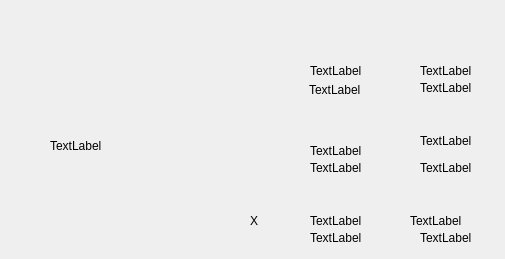
<?xml version="1.0" encoding="UTF-8"?>
<ui version="4.0">
 <class>Form</class>
 <widget class="QWidget" name="Form">
  <property name="geometry">
   <rect>
    <x>0</x>
    <y>0</y>
    <width>505</width>
    <height>259</height>
   </rect>
  </property>
  <property name="windowTitle">
   <string>Form</string>
  </property>
  <widget class="QLabel" name="fond">
   <property name="geometry">
    <rect>
     <x>0</x>
     <y>-60</y>
     <width>511</width>
     <height>441</height>
    </rect>
   </property>
   <property name="text">
    <string/>
   </property>
   <property name="pixmap">
    <pixmap>../../../Downloads/Untitled design (11).png</pixmap>
   </property>
   <property name="scaledContents">
    <bool>true</bool>
   </property>
  </widget>
  <widget class="QLabel" name="pok_pv_1">
   <property name="geometry">
    <rect>
     <x>309</x>
     <y>80</y>
     <width>71</width>
     <height>20</height>
    </rect>
   </property>
   <property name="text">
    <string>TextLabel</string>
   </property>
  </widget>
  <widget class="QLabel" name="pok_pv_2">
   <property name="geometry">
    <rect>
     <x>420</x>
     <y>80</y>
     <width>60</width>
     <height>16</height>
    </rect>
   </property>
   <property name="text">
    <string>TextLabel</string>
   </property>
  </widget>
  <widget class="QLabel" name="pok_pv_3">
   <property name="geometry">
    <rect>
     <x>310</x>
     <y>160</y>
     <width>60</width>
     <height>16</height>
    </rect>
   </property>
   <property name="text">
    <string>TextLabel</string>
   </property>
  </widget>
  <widget class="QLabel" name="pok_pv_4">
   <property name="geometry">
    <rect>
     <x>420</x>
     <y>160</y>
     <width>60</width>
     <height>16</height>
    </rect>
   </property>
   <property name="text">
    <string>TextLabel</string>
   </property>
  </widget>
  <widget class="QLabel" name="pok_pv_5">
   <property name="geometry">
    <rect>
     <x>310</x>
     <y>230</y>
     <width>60</width>
     <height>16</height>
    </rect>
   </property>
   <property name="text">
    <string>TextLabel</string>
   </property>
  </widget>
  <widget class="QLabel" name="pok_pv_6">
   <property name="geometry">
    <rect>
     <x>420</x>
     <y>230</y>
     <width>60</width>
     <height>16</height>
    </rect>
   </property>
   <property name="text">
    <string>TextLabel</string>
   </property>
  </widget>
  <widget class="QLabel" name="poke_img_1">
   <property name="geometry">
    <rect>
     <x>310</x>
     <y>40</y>
     <width>71</width>
     <height>61</height>
    </rect>
   </property>
   <property name="text">
    <string>TextLabel</string>
   </property>
  </widget>
  <widget class="QLabel" name="poke_img_2">
   <property name="geometry">
    <rect>
     <x>420</x>
     <y>40</y>
     <width>71</width>
     <height>61</height>
    </rect>
   </property>
   <property name="text">
    <string>TextLabel</string>
   </property>
  </widget>
  <widget class="QLabel" name="poke_img_3">
   <property name="geometry">
    <rect>
     <x>310</x>
     <y>120</y>
     <width>71</width>
     <height>61</height>
    </rect>
   </property>
   <property name="text">
    <string>TextLabel</string>
   </property>
  </widget>
  <widget class="QLabel" name="poke_img_4">
   <property name="geometry">
    <rect>
     <x>420</x>
     <y>110</y>
     <width>71</width>
     <height>61</height>
    </rect>
   </property>
   <property name="text">
    <string>TextLabel</string>
   </property>
  </widget>
  <widget class="QLabel" name="poke_img_5">
   <property name="geometry">
    <rect>
     <x>310</x>
     <y>190</y>
     <width>71</width>
     <height>61</height>
    </rect>
   </property>
   <property name="text">
    <string>TextLabel</string>
   </property>
  </widget>
  <widget class="QLabel" name="poke_img_6">
   <property name="geometry">
    <rect>
     <x>410</x>
     <y>190</y>
     <width>71</width>
     <height>61</height>
    </rect>
   </property>
   <property name="text">
    <string>TextLabel</string>
   </property>
  </widget>
  <widget class="QLabel" name="poke_main">
   <property name="geometry">
    <rect>
     <x>50</x>
     <y>60</y>
     <width>161</width>
     <height>171</height>
    </rect>
   </property>
   <property name="text">
    <string>TextLabel</string>
   </property>
  </widget>
  <widget class="QLabel" name="quitter">
   <property name="geometry">
    <rect>
     <x>250</x>
     <y>200</y>
     <width>31</width>
     <height>41</height>
    </rect>
   </property>
   <property name="text">
    <string>X</string>
   </property>
  </widget>
  <zorder>fond</zorder>
  <zorder>poke_img_1</zorder>
  <zorder>poke_img_2</zorder>
  <zorder>poke_img_3</zorder>
  <zorder>poke_img_4</zorder>
  <zorder>poke_img_5</zorder>
  <zorder>poke_img_6</zorder>
  <zorder>pok_pv_3</zorder>
  <zorder>pok_pv_4</zorder>
  <zorder>pok_pv_1</zorder>
  <zorder>pok_pv_5</zorder>
  <zorder>pok_pv_2</zorder>
  <zorder>pok_pv_6</zorder>
  <zorder>poke_main</zorder>
  <zorder>quitter</zorder>
 </widget>
 <resources/>
 <connections/>
</ui>
